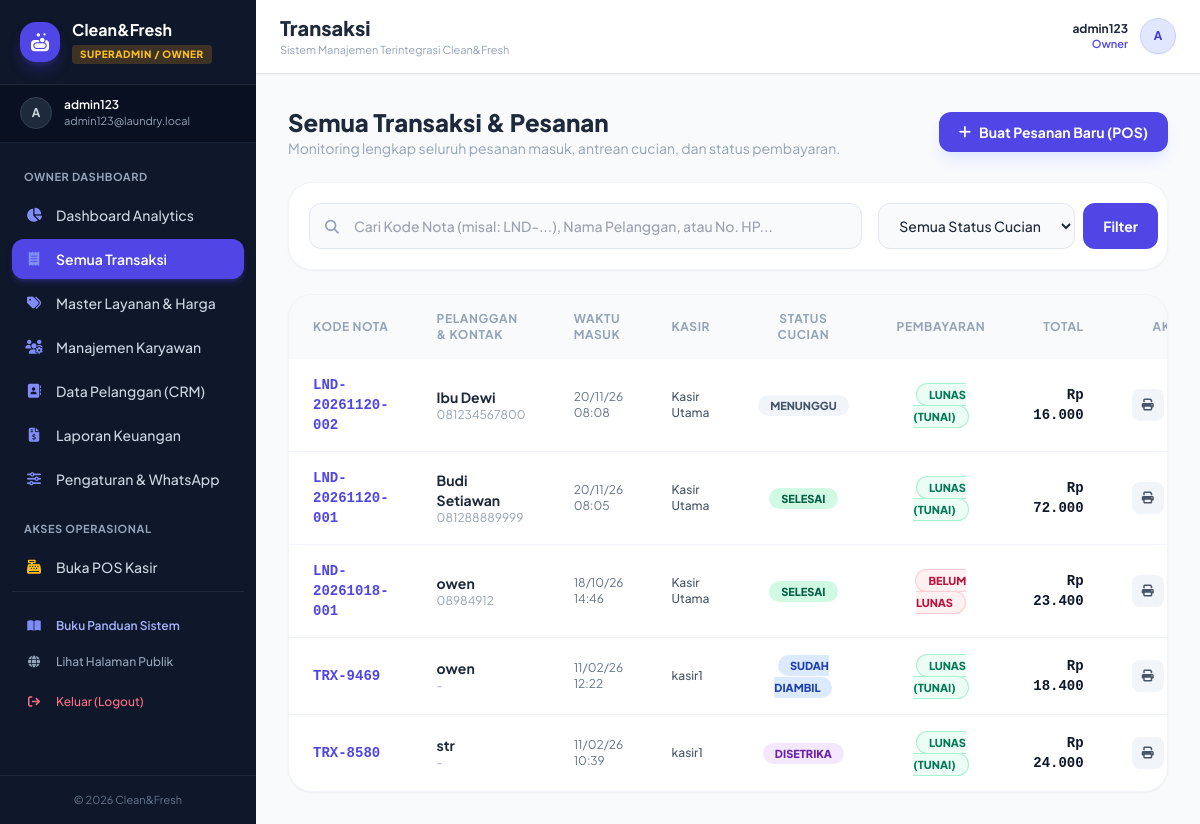
Page /superadmin/transaksi.php (signed in) on the committed database.
### tables this page shows
CREATE TABLE `settings` (
  `id` int(11) NOT NULL,
  `nama_laundry` varchar(150) NOT NULL DEFAULT 'Clean&Fresh Laundry',
  `alamat` text DEFAULT NULL,
  `whatsapp` varchar(30) DEFAULT NULL,
  `logo` varchar(255) DEFAULT NULL,
  `wa_gateway_provider` varchar(50) DEFAULT 'manual',
  `wa_api_key` varchar(255) DEFAULT NULL,
  `wa_domain` varchar(255) DEFAULT 'https://api.fonnte.com',
  `wa_template_order` text DEFAULT NULL,
  `wa_template_ready` text DEFAULT NULL,
  `receipt_footer` text DEFAULT NULL,
  `schema_version` int(11) DEFAULT 1,
  `updated_at` datetime DEFAULT current_timestamp() ON UPDATE current_timestamp(),
  PRIMARY KEY (`id`)
);

CREATE TABLE `orders` (
  `id` int(11) NOT NULL AUTO_INCREMENT,
  `order_code` varchar(50) NOT NULL,
  `customer_id` int(11) DEFAULT NULL,
  `pickup_id` int(11) DEFAULT NULL,
  `customer_name` varchar(150) NOT NULL,
  `customer_phone` varchar(30) DEFAULT NULL,
  `admin_id` int(11) DEFAULT NULL,
  `status` enum('pending','processing','ironing','ready','completed') NOT NULL DEFAULT 'pending',
  `payment_status` enum('unpaid','paid') NOT NULL DEFAULT 'unpaid',
  `payment_method` varchar(50) NOT NULL DEFAULT 'Tunai',
  `total_amount` decimal(12,2) NOT NULL DEFAULT 0.00,
  `discount_amount` decimal(12,2) DEFAULT 0.00,
  `cash_paid` decimal(12,2) DEFAULT 0.00,
  `cash_change` decimal(12,2) DEFAULT 0.00,
  `notes` text DEFAULT NULL,
  `estimate_completed_at` datetime DEFAULT NULL,
  `processing_at` datetime DEFAULT NULL,
  `ironing_at` datetime DEFAULT NULL,
  `ready_at` datetime DEFAULT NULL,
  `completed_at` datetime DEFAULT NULL,
  `created_at` datetime DEFAULT current_timestamp(),
  PRIMARY KEY (`id`),
  UNIQUE KEY `order_code` (`order_code`),
  KEY `order_code_2` (`order_code`),
  KEY `customer_id` (`customer_id`),
  KEY `status` (`status`),
  KEY `created_at` (`created_at`),
  KEY `idx_orders_phone` (`customer_phone`),
  KEY `idx_orders_pay_created` (`payment_status`,`created_at`),
  KEY `idx_orders_status_created` (`status`,`created_at`),
  KEY `idx_orders_pickup` (`pickup_id`)
);

CREATE TABLE `users` (
  `id` int(11) NOT NULL AUTO_INCREMENT,
  `name` varchar(150) NOT NULL,
  `email` varchar(150) DEFAULT NULL,
  `username` varchar(50) NOT NULL,
  `password` varchar(255) NOT NULL,
  `phone` varchar(30) DEFAULT NULL,
  `nama_lengkap` varchar(100) DEFAULT NULL,
  `role` enum('superadmin','admin','customer') NOT NULL DEFAULT 'admin',
  `address` text DEFAULT NULL,
  `created_at` datetime DEFAULT current_timestamp(),
  PRIMARY KEY (`id`),
  KEY `idx_users_role_phone` (`role`,`phone`)
);

### superadmin/transaksi.php (the view, shortened to what the rows shown need)
<?php
require_once '../includes/auth_check.php';
require_once '../layout/header.php';
$where = "WHERE 1=1";
$page = max(1, (int)($_GET['page'] ?? 1));
$per_page = 15;
$offset = ($page - 1) * $per_page;
$orders = mysqli_query($conn, "SELECT o.*, u.name as cashier_name
    FROM orders o
    LEFT JOIN users u ON o.admin_id = u.id
    $where
    ORDER BY o.created_at DESC
    LIMIT $per_page OFFSET $offset");
?>
<div class="mb-6 flex flex-col sm:flex-row justify-between items-start sm:items-center gap-4">
    <div>
        <h1 class="text-2xl font-black text-slate-800">Semua Transaksi & Pesanan</h1>
    </div>
</div>
<div class="bg-white rounded-3xl shadow-sm border border-slate-100 overflow-hidden">
    <div class="overflow-x-auto custom-scrollbar">
        <table class="w-full text-left text-sm">
            <thead class="bg-slate-50 text-slate-400 text-xs uppercase font-bold tracking-wider">
                <tr>
                    <th class="px-6 py-4">Kode Nota</th>
                    <th class="px-6 py-4">Pelanggan & Kontak</th>
                    <th class="px-6 py-4">Waktu Masuk</th>
                    <th class="px-6 py-4">Kasir</th>
                    <th class="px-6 py-4 text-center">Status Cucian</th>
                    <th class="px-6 py-4 text-center">Pembayaran</th>
                    <th class="px-6 py-4 text-right">Total</th>
                    <th class="px-6 py-4 text-center">Aksi</th>
                </tr>
            </thead>
            <tbody class="divide-y divide-slate-100">
                <?php
                while($row = mysqli_fetch_assoc($orders)):
                    $st = $row['status'];
                    $badge = 'bg-slate-100 text-slate-600';
                    $lbl = 'Menunggu';
                    if ($st === 'processing') { $badge = 'bg-amber-100 text-amber-800'; $lbl = 'Dicuci'; }
                    elseif ($st === 'ironing') { $badge = 'bg-purple-100 text-purple-800'; $lbl = 'Disetrika'; }
                    elseif ($st === 'ready') { $badge = 'bg-emerald-100 text-emerald-800'; $lbl = 'Selesai'; }
                    elseif ($st === 'completed') { $badge = 'bg-blue-100 text-blue-800'; $lbl = 'Sudah Diambil'; }
                ?>
                <tr class="hover:bg-slate-50/70 transition">
                    <td class="px-6 py-4 font-mono font-bold text-indigo-600">
                        <?= htmlspecialchars($row['order_code']); ?>
                    </td>
                    <td class="px-6 py-4">
                        <p class="font-bold text-slate-800"><?= htmlspecialchars($row['customer_name']); ?></p>
                        <p class="text-xs text-slate-400"><?= htmlspecialchars($row['customer_phone'] ?? '-'); ?></p>
                    </td>
                    <td class="px-6 py-4 text-xs text-slate-500">
                        <?= date('d/m/y H:i', strtotime($row['created_at'])); ?>
                    </td>
                    <td class="px-6 py-4 text-xs text-slate-600 font-medium">
                        <?= htmlspecialchars($row['cashier_name'] ?? 'Kasir'); ?>
                    </td>
                    <td class="px-6 py-4 text-center">
                        <span class="px-3 py-1 rounded-full text-[11px] font-black uppercase <?= $badge; ?>">
                            <?= $lbl; ?>
                        </span>
                    </td>
                    <td class="px-6 py-4 text-center">
                        <?php if ($row['payment_status'] === 'paid'): ?>
                            <span class="px-3 py-1 rounded-full text-[11px] font-black uppercase bg-emerald-50 text-emerald-700 border border-emerald-200">
                                Lunas (<?= htmlspecialchars($row['payment_method']); ?>)
                            </span>
                        <?php else: ?>
                            <span class="px-3 py-1 rounded-full text-[11px] font-black uppercase bg-rose-50 text-rose-700 border border-rose-200">
                                Belum Lunas
                            </span>
                        <?php endif; ?>
                    </td>
                    <td class="px-6 py-4 text-right font-bold text-slate-900 font-mono">
                        Rp <?= number_format($row['total_amount'], 0, ',', '.'); ?>
                    </td>
                    <td class="px-6 py-4 text-center">
                        <div class="flex items-center justify-center gap-2">
                            <a href="../admin/cetak_nota.php?id=<?= $row['id']; ?>" target="_blank" class="w-8 h-8 rounded-lg bg-slate-100 hover:bg-indigo-50 text-slate-600 hover:text-indigo-600 transition flex items-center justify-center text-xs" title="Cetak Struk">
                                <i class="fas fa-print"></i>
                            </a>
                        </div>
                    </td>
                </tr>
                <?php endwhile; ?>
            </tbody>
        </table>
    </div>
</div>
<?php require_once '../layout/footer.php'; ?>

### layout/header.php (shortened to what the rows shown need)
<?php
require_once __DIR__ . '/../config/database.php';
$sys_settings = get_settings($conn);
$user_role = $_SESSION['role'] ?? 'guest';
$current_page = basename($_SERVER['PHP_SELF']);
$current_dir = basename(dirname($_SERVER['PHP_SELF']));
?>
<!DOCTYPE html>
<html lang="id">
<head>
    <script src="https://cdn.tailwindcss.com"></script>
    <link rel="stylesheet" href="https://cdnjs.cloudflare.com/ajax/libs/font-awesome/6.4.0/css/all.min.css">
</head>
<body class="bg-slate-50 text-slate-800 antialiased min-h-screen flex flex-col md:flex-row" x-data="{ mobileMenu: false }">
    <aside id="sidebar"
           :class="mobileMenu ? 'translate-x-0 shadow-2xl' : '-translate-x-full md:translate-x-0'"
           class="fixed inset-y-0 left-0 z-50 w-72 md:w-64 bg-slate-900 text-slate-200 flex flex-col shrink-0 min-h-screen md:static transition-transform duration-300 ease-in-out no-print">
        <div class="p-5 border-b border-slate-800 flex items-center justify-between">
            <div class="flex items-center gap-3">
                <div>
                    <h1 class="font-bold text-white text-base leading-tight truncate w-36"><?= htmlspecialchars($sys_settings['nama_laundry']); ?></h1>
                    <span class="inline-block px-2 py-0.5 rounded text-[10px] font-black tracking-wider uppercase mt-0.5
                        <?= $user_role === 'superadmin' ? 'bg-amber-500/20 text-amber-400' : 'bg-indigo-500/20 text-indigo-400'; ?>">
                        <?= $user_role === 'superadmin' ? 'Superadmin / Owner' : 'Admin / Kasir'; ?>
                    </span>
                </div>
            </div>
        </div>
        <div class="px-5 py-3 bg-slate-950/40 border-b border-slate-800/80 flex items-center gap-3">
            <div class="w-8 h-8 rounded-full bg-slate-800 flex items-center justify-center text-slate-300 font-bold text-xs uppercase border border-slate-700">
            </div>
            <div class="overflow-hidden">
            </div>
        </div>
        <nav class="flex-1 px-3 py-4 space-y-1 overflow-y-auto text-sm font-medium">
            <?php if ($user_role === 'superadmin'): ?>
                <div class="text-[11px] font-bold uppercase text-slate-400 px-3 pt-2 pb-1 tracking-wider">Owner Dashboard</div>
                <a href="../superadmin/index.php" class="flex items-center gap-3 px-3 py-2.5 rounded-xl transition <?= ($current_page == 'index.php' && $current_dir == 'superadmin') ? 'bg-indigo-600 text-white font-semibold shadow-md shadow-indigo-600/30' : 'text-slate-300 hover:bg-slate-800 hover:text-white'; ?>">
                </a>
                <a href="../superadmin/transaksi.php" class="flex items-center gap-3 px-3 py-2.5 rounded-xl transition <?= ($current_page == 'transaksi.php') ? 'bg-indigo-600 text-white font-semibold shadow-md shadow-indigo-600/30' : 'text-slate-300 hover:bg-slate-800 hover:text-white'; ?>">
                </a>
                <a href="../superadmin/layanan.php" class="flex items-center gap-3 px-3 py-2.5 rounded-xl transition <?= ($current_page == 'layanan.php') ? 'bg-indigo-600 text-white font-semibold shadow-md shadow-indigo-600/30' : 'text-slate-300 hover:bg-slate-800 hover:text-white'; ?>">
                </a>
                <a href="../superadmin/karyawan.php" class="flex items-center gap-3 px-3 py-2.5 rounded-xl transition <?= ($current_page == 'karyawan.php') ? 'bg-indigo-600 text-white font-semibold shadow-md shadow-indigo-600/30' : 'text-slate-300 hover:bg-slate-800 hover:text-white'; ?>">
                </a>
                <a href="../superadmin/pelanggan.php" class="flex items-center gap-3 px-3 py-2.5 rounded-xl transition <?= ($current_page == 'pelanggan.php') ? 'bg-indigo-600 text-white font-semibold shadow-md shadow-indigo-600/30' : 'text-slate-300 hover:bg-slate-800 hover:text-white'; ?>">
                </a>
                <a href="../superadmin/laporan.php" class="flex items-center gap-3 px-3 py-2.5 rounded-xl transition <?= ($current_page == 'laporan.php') ? 'bg-indigo-600 text-white font-semibold shadow-md shadow-indigo-600/30' : 'text-slate-300 hover:bg-slate-800 hover:text-white'; ?>">
                </a>
                <a href="../superadmin/pengaturan.php" class="flex items-center gap-3 px-3 py-2.5 rounded-xl transition <?= ($current_page == 'pengaturan.php') ? 'bg-indigo-600 text-white font-semibold shadow-md shadow-indigo-600/30' : 'text-slate-300 hover:bg-slate-800 hover:text-white'; ?>">
                </a>
                <div class="text-[11px] font-bold uppercase text-slate-400 px-3 pt-4 pb-1 tracking-wider">Akses Operasional</div>
                <a href="../admin/pos.php" class="flex items-center gap-3 px-3 py-2.5 rounded-xl text-slate-300 hover:bg-slate-800 hover:text-white transition">
                </a>
            <?php endif; ?>
            <div class="pt-4 border-t border-slate-800 mt-4">
            </div>
        </nav>
        <div class="p-4 border-t border-slate-800 text-center text-[11px] text-slate-500">
            &copy; <?= date('Y'); ?> <?= htmlspecialchars($sys_settings['nama_laundry']); ?>
        </div>
    </aside>
    <main class="flex-1 flex flex-col min-w-0 w-full overflow-y-auto">
        <header id="top-bar" class="bg-white border-b border-slate-200 px-4 sm:px-6 py-3.5 flex items-center justify-between no-print sticky top-0 z-30 shadow-sm">
            <div class="flex items-center gap-3">
                <div>
                    <h2 class="font-extrabold text-slate-800 text-base sm:text-xl capitalize leading-tight">
                        <?php
                        $title = str_replace(['.php', '_'], ['', ' '], $current_page);
                        echo htmlspecialchars(ucwords($title));
                        ?>
                    </h2>
                    <p class="text-[11px] text-slate-400 hidden sm:block">Sistem Manajemen Terintegrasi <?= htmlspecialchars($sys_settings['nama_laundry']); ?></p>
                </div>
            </div>
        </header>
        <div class="p-3 sm:p-6 lg:p-8 flex-1 max-w-full overflow-x-hidden">

### rows in the picture
settings: nama_laundry "Clean&Fresh"
orders: order_code "LND-20261120-002", customer_name "Ibu Dewi", customer_phone "081234567800", created_at "20/11/26 08:08", users.name "Kasir Utama", lbl "MENUNGGU", payment_method "TUNAI", total_amount "16.000"
orders: order_code "LND-20261120-001", customer_name "Budi Setiawan", customer_phone "081288889999", created_at "20/11/26 08:05", users.name "Kasir Utama", status "SELESAI", payment_method "TUNAI", total_amount "72.000"
orders: order_code "LND-20261018-001", customer_name "owen", customer_phone "08984912", created_at "18/10/26 14:46", users.name "Kasir Utama", status "SELESAI", payment_status "BELUM LUNAS", total_amount "23.400"
orders: order_code "TRX-9469", customer_name "owen", customer_phone "-", created_at "11/02/26 12:22", users.name "kasir1", status "SUDAH DIAMBIL", payment_method "TUNAI", total_amount "18.400"
orders: order_code "TRX-8580", customer_name "str", customer_phone "-", created_at "11/02/26 10:39", users.name "kasir1", status "DISETRIKA", payment_method "TUNAI", total_amount "24.000"

### other values in the picture
substr($user_name, 0, 1) "A"
$user_name "admin123"
$_SESSION['email'] "admin123@laundry.local"
$title "Transaksi"
